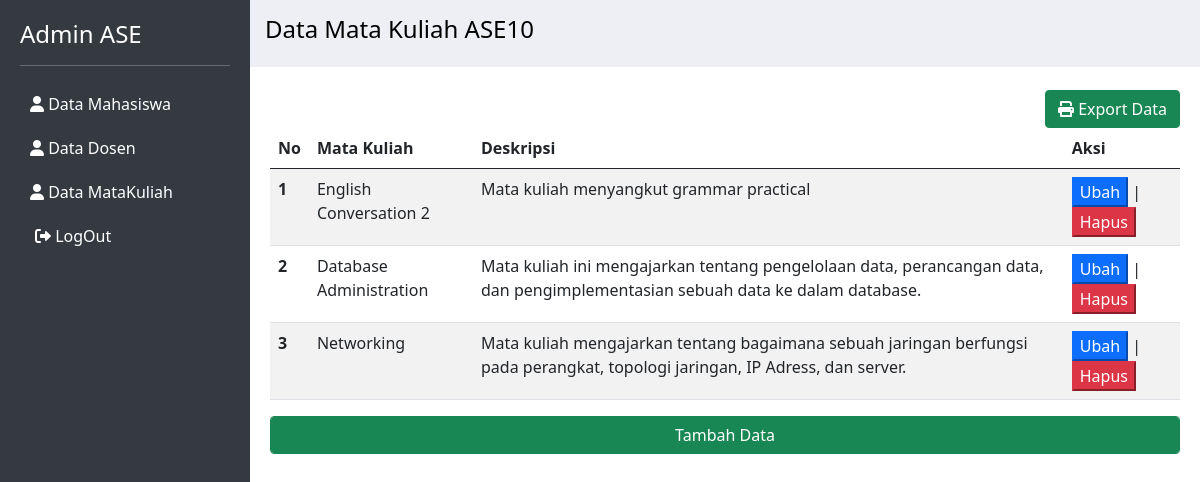
Page /viewAdmin/MataKuliah/tampilDataMatkul.php (signed in) on the committed database.
### tables this page shows
CREATE TABLE `rbac` (
  `id` int(11) NOT NULL,
  `role_id` int(11) NOT NULL,
  `menu_id` int(11) NOT NULL,
  `created_at` timestamp NOT NULL DEFAULT current_timestamp(),
  `updated_at` timestamp NULL DEFAULT NULL ON UPDATE current_timestamp()
);

CREATE TABLE `menu` (
  `id` int(11) NOT NULL,
  `namaMenu` varchar(125) NOT NULL,
  `url` text NOT NULL,
  `parent_id` int(11) DEFAULT NULL,
  `created_at` timestamp NOT NULL DEFAULT current_timestamp(),
  `updated_at` timestamp NULL DEFAULT NULL
);

CREATE TABLE `matkul` (
  `id` int(11) NOT NULL,
  `namaMatkul` varchar(50) NOT NULL,
  `deskripsi` text NOT NULL,
  `created_at` timestamp NOT NULL DEFAULT current_timestamp(),
  `updated_at` timestamp NULL DEFAULT NULL ON UPDATE current_timestamp()
);

### viewAdmin/MataKuliah/tampilDataMatkul.php (the view, shortened to what this page needs)
<?php
    include "../header.php";
    ?>
    <div class="header">
        <h4>Data Mata Kuliah ASE10</h4>
    </div>
    <div class="content" style="margin-top: 70px;">
    <form action="cetakDataMatkul.php" method="POST">
        <button type="submit" class="btn btn-success float-end"><i class="fa fa-print"></i> Export Data</button>
    </form>
        <table class="table table-striped">
            <thead>
                <tr>
                    <th>No</th>
                    <th>Mata Kuliah</th>
                    <th>Deskripsi</th>
                    <th>Aksi</th>
                </tr>
            </thead>
            <tbody>
                <?php
                    include "../koneksi.php";
                    $sql = "SELECT id, namaMatkul, deskripsi  FROM matkul";
                    $result = $conn->query($sql);
                    if ($result->num_rows > 0) {
                        $i = 1;
                        while ($row = $result->fetch_assoc()) {
                            echo "<tr>";
                            echo "<th scope='row'>".$i++."</th>";
                            echo "<td>".$row['namaMatkul']."</td>";
                            echo "<td>".$row['deskripsi']."</td>";
                            echo "<td>
                                    <a href='ubahDatamatkul.php?id=".$row['id']."'>
                                        <button class='btn-primary'>Ubah</button></a> |
                                    <a href='prosesHapus.php?id=".$row['id']."'>
                                        <button class='btn-danger'>Hapus</button></a>
                                </td>";
                            echo "</tr>";
                        }
                    }
                ?>
            </tbody>
        </table>
        <a href="tambahDataMatkul.php"><button type="button" class="form-control btn btn-success mb-3" name="submit">Tambah Data</button></a>
    </div>
<?php include "../footer.php"; ?>

### viewAdmin/sidebar.php
<div class="sidebar">
<h4>Admin ASE</h4>
    <hr>
    <?php
    $query = "SELECT * FROM rbac a, menu b WHERE a.role_id = ".$_SESSION['role']." AND a.menu_id = b.id";
    $result = mysqli_query($conn, $query);
    while ($row = mysqli_fetch_assoc($result)) {
        echo '<a href="' . $row['url']. '"><i class="fas fa-user"></i> ' . $row['namaMenu'].' </a>';
    }
    ?>
    <div class="logout">
        <a href="../Auth/logout.php" class="logout-icon"><i class="fa fa-sign-out-alt"></i> LogOut</a>
    </div>
</div>

### viewAdmin/header.php (style rules this page uses)
body { display: flex; flex-direction: column; min-height: 100vh; }
.sidebar { width: 250px; min-height: 100vh; background-color: #343a40; color: white; padding: 20px; position: fixed; }
.sidebar a { color: white; display: block; padding: 10px; text-decoration: none; }
.content { margin-left: 250px; flex-grow: 1; padding: 20px; }
.header { width: 100%; background-color:rgb(237, 239, 244); color: black; padding: 15px; display: flex; justify-content: space-between; align-items: center; position: fixed; top: 0; left: 250px; right: 0; z-index: 1000; }
.logout a { background-color: #343a40; border: none; padding: 10px 15px; color: white; cursor: pointer; border-radius: 5px; font-size: 16px; }

### rows in the picture
rbac: menu.namaMenu "Data Mahasiswa"
rbac: menu.namaMenu "Data Dosen"
rbac: menu.namaMenu "Data MataKuliah"
matkul: namaMatkul "English Conversation 2", deskripsi "Mata kuliah menyangkut grammar practical"
matkul: namaMatkul "Database Administration", deskripsi "Mata kuliah ini mengajarkan tentang pengelolaan data, perancangan data, dan pengimplementasian sebuah data ke dalam database."
matkul: namaMatkul "Networking", deskripsi "Mata kuliah mengajarkan tentang bagaimana sebuah jaringan berfungsi pada perangkat, topologi jaringan, IP Adress, dan server."
